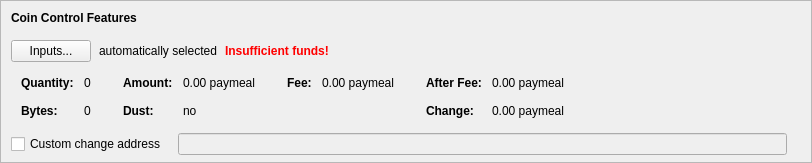
    <widget class="QFrame" name="frameCoinControl">
     <property name="sizePolicy">
      <sizepolicy hsizetype="Expanding" vsizetype="Expanding">
       <horstretch>0</horstretch>
       <verstretch>0</verstretch>
      </sizepolicy>
     </property>
     <property name="maximumSize">
      <size>
       <width>16777215</width>
       <height>16777215</height>
      </size>
     </property>
     <property name="frameShape">
      <enum>QFrame::StyledPanel</enum>
     </property>
     <property name="frameShadow">
      <enum>QFrame::Sunken</enum>
     </property>
     <layout class="QVBoxLayout" name="verticalLayoutCoinControl2">
      <property name="spacing">
       <number>0</number>
      </property>
      <property name="leftMargin">
       <number>0</number>
      </property>
      <property name="topMargin">
       <number>0</number>
      </property>
      <property name="rightMargin">
       <number>0</number>
      </property>
      <property name="bottomMargin">
       <number>6</number>
      </property>
      <item>
       <layout class="QVBoxLayout" name="verticalLayoutCoinControl" stretch="0,0,0,0,1">
        <property name="spacing">
         <number>0</number>
        </property>
        <property name="leftMargin">
         <number>10</number>
        </property>
        <property name="topMargin">
         <number>10</number>
        </property>
        <item>
         <layout class="QHBoxLayout" name="horizontalLayoutCoinControl1">
          <property name="bottomMargin">
           <number>15</number>
          </property>
          <item>
           <widget class="QLabel" name="labelCoinControlFeatures">
            <property name="sizePolicy">
             <sizepolicy hsizetype="Preferred" vsizetype="Maximum">
              <horstretch>0</horstretch>
              <verstretch>0</verstretch>
             </sizepolicy>
            </property>
            <property name="font">
             <font>
              <weight>75</weight>
              <bold>true</bold>
             </font>
            </property>
            <property name="styleSheet">
             <string notr="true">font-weight:bold;</string>
            </property>
            <property name="text">
             <string>Coin Control Features</string>
            </property>
           </widget>
          </item>
         </layout>
        </item>
        <item>
         <layout class="QHBoxLayout" name="horizontalLayoutCoinControl2" stretch="0,0,0,0">
          <property name="spacing">
           <number>8</number>
          </property>
          <property name="bottomMargin">
           <number>10</number>
          </property>
          <item>
           <widget class="QPushButton" name="pushButtonCoinControl">
            <property name="styleSheet">
             <string notr="true"/>
            </property>
            <property name="text">
             <string>Inputs...</string>
            </property>
            <property name="autoDefault">
             <bool>false</bool>
            </property>
           </widget>
          </item>
          <item>
           <widget class="QLabel" name="labelCoinControlAutomaticallySelected">
            <property name="text">
             <string>automatically selected</string>
            </property>
            <property name="margin">
             <number>5</number>
            </property>
           </widget>
          </item>
          <item>
           <widget class="QLabel" name="labelCoinControlInsuffFunds">
            <property name="font">
             <font>
              <weight>75</weight>
              <bold>true</bold>
             </font>
            </property>
            <property name="styleSheet">
             <string notr="true">color:red;font-weight:bold;</string>
            </property>
            <property name="text">
             <string>Insufficient funds!</string>
            </property>
            <property name="margin">
             <number>5</number>
            </property>
           </widget>
          </item>
          <item>
           <spacer name="horizontalSpacerCoinControl">
            <property name="orientation">
             <enum>Qt::Horizontal</enum>
            </property>
            <property name="sizeHint" stdset="0">
             <size>
              <width>40</width>
              <height>1</height>
             </size>
            </property>
           </spacer>
          </item>
         </layout>
        </item>
        <item>
         <widget class="QWidget" name="widgetCoinControl" native="true">
          <property name="sizePolicy">
           <sizepolicy hsizetype="Preferred" vsizetype="Preferred">
            <horstretch>0</horstretch>
            <verstretch>0</verstretch>
           </sizepolicy>
          </property>
          <property name="minimumSize">
           <size>
            <width>0</width>
            <height>0</height>
           </size>
          </property>
          <property name="styleSheet">
           <string notr="true"/>
          </property>
          <layout class="QHBoxLayout" name="horizontalLayoutCoinControl5">
           <property name="leftMargin">
            <number>0</number>
           </property>
           <property name="topMargin">
            <number>0</number>
           </property>
           <property name="rightMargin">
            <number>0</number>
           </property>
           <property name="bottomMargin">
            <number>0</number>
           </property>
           <item>
            <layout class="QHBoxLayout" name="horizontalLayoutCoinControl3" stretch="0,0,0,1">
             <property name="spacing">
              <number>20</number>
             </property>
             <property name="topMargin">
              <number>0</number>
             </property>
             <property name="bottomMargin">
              <number>10</number>
             </property>
             <item>
              <layout class="QFormLayout" name="formLayoutCoinControl1">
               <property name="horizontalSpacing">
                <number>10</number>
               </property>
               <property name="verticalSpacing">
                <number>14</number>
               </property>
               <property name="leftMargin">
                <number>10</number>
               </property>
               <property name="topMargin">
                <number>4</number>
               </property>
               <property name="rightMargin">
                <number>6</number>
               </property>
               <item row="0" column="0">
                <widget class="QLabel" name="labelCoinControlQuantityText">
                 <property name="font">
                  <font>
                   <weight>75</weight>
                   <bold>true</bold>
                  </font>
                 </property>
                 <property name="text">
                  <string>Quantity:</string>
                 </property>
                 <property name="margin">
                  <number>0</number>
                 </property>
                </widget>
               </item>
               <item row="0" column="1">
                <widget class="QLabel" name="labelCoinControlQuantity">
                 <property name="cursor">
                  <cursorShape>IBeamCursor</cursorShape>
                 </property>
                 <property name="contextMenuPolicy">
                  <enum>Qt::ActionsContextMenu</enum>
                 </property>
                 <property name="text">
                  <string notr="true">0</string>
                 </property>
                 <property name="margin">
                  <number>0</number>
                 </property>
                 <property name="textInteractionFlags">
                  <set>Qt::LinksAccessibleByMouse|Qt::TextSelectableByKeyboard|Qt::TextSelectableByMouse</set>
                 </property>
                </widget>
               </item>
               <item row="1" column="0">
                <widget class="QLabel" name="labelCoinControlBytesText">
                 <property name="font">
                  <font>
                   <weight>75</weight>
                   <bold>true</bold>
                  </font>
                 </property>
                 <property name="text">
                  <string>Bytes:</string>
                 </property>
                </widget>
               </item>
               <item row="1" column="1">
                <widget class="QLabel" name="labelCoinControlBytes">
                 <property name="cursor">
                  <cursorShape>IBeamCursor</cursorShape>
                 </property>
                 <property name="contextMenuPolicy">
                  <enum>Qt::ActionsContextMenu</enum>
                 </property>
                 <property name="text">
                  <string notr="true">0</string>
                 </property>
                 <property name="textInteractionFlags">
                  <set>Qt::LinksAccessibleByMouse|Qt::TextSelectableByKeyboard|Qt::TextSelectableByMouse</set>
                 </property>
                </widget>
               </item>
              </layout>
             </item>
             <item>
              <layout class="QFormLayout" name="formLayoutCoinControl2">
               <property name="horizontalSpacing">
                <number>10</number>
               </property>
               <property name="verticalSpacing">
                <number>14</number>
               </property>
               <property name="leftMargin">
                <number>6</number>
               </property>
               <property name="topMargin">
                <number>4</number>
               </property>
               <property name="rightMargin">
                <number>6</number>
               </property>
               <item row="0" column="0">
                <widget class="QLabel" name="labelCoinControlAmountText">
                 <property name="font">
                  <font>
                   <weight>75</weight>
                   <bold>true</bold>
                  </font>
                 </property>
                 <property name="text">
                  <string>Amount:</string>
                 </property>
                 <property name="margin">
                  <number>0</number>
                 </property>
                </widget>
               </item>
               <item row="0" column="1">
                <widget class="QLabel" name="labelCoinControlAmount">
                 <property name="cursor">
                  <cursorShape>IBeamCursor</cursorShape>
                 </property>
                 <property name="contextMenuPolicy">
                  <enum>Qt::ActionsContextMenu</enum>
                 </property>
                 <property name="text">
                  <string notr="true">0.00 paymeal</string>
                 </property>
                 <property name="textInteractionFlags">
                  <set>Qt::LinksAccessibleByMouse|Qt::TextSelectableByKeyboard|Qt::TextSelectableByMouse</set>
                 </property>
                </widget>
               </item>
               <item row="1" column="0">
                <widget class="QLabel" name="labelCoinControlLowOutputText">
                 <property name="font">
                  <font>
                   <weight>75</weight>
                   <bold>true</bold>
                  </font>
                 </property>
                 <property name="text">
                  <string>Dust:</string>
                 </property>
                </widget>
               </item>
               <item row="1" column="1">
                <widget class="QLabel" name="labelCoinControlLowOutput">
                 <property name="cursor">
                  <cursorShape>IBeamCursor</cursorShape>
                 </property>
                 <property name="contextMenuPolicy">
                  <enum>Qt::ActionsContextMenu</enum>
                 </property>
                 <property name="text">
                  <string notr="true">no</string>
                 </property>
                 <property name="textInteractionFlags">
                  <set>Qt::LinksAccessibleByMouse|Qt::TextSelectableByKeyboard|Qt::TextSelectableByMouse</set>
                 </property>
                </widget>
               </item>
              </layout>
             </item>
             <item>
              <layout class="QFormLayout" name="formLayoutCoinControl3">
               <property name="horizontalSpacing">
                <number>10</number>
               </property>
               <property name="verticalSpacing">
                <number>14</number>
               </property>
               <property name="leftMargin">
                <number>6</number>
               </property>
               <property name="topMargin">
                <number>4</number>
               </property>
               <property name="rightMargin">
                <number>6</number>
               </property>
               <item row="0" column="0">
                <widget class="QLabel" name="labelCoinControlFeeText">
                 <property name="font">
                  <font>
                   <weight>75</weight>
                   <bold>true</bold>
                  </font>
                 </property>
                 <property name="text">
                  <string>Fee:</string>
                 </property>
                 <property name="margin">
                  <number>0</number>
                 </property>
                </widget>
               </item>
               <item row="0" column="1">
                <widget class="QLabel" name="labelCoinControlFee">
                 <property name="cursor">
                  <cursorShape>IBeamCursor</cursorShape>
                 </property>
                 <property name="contextMenuPolicy">
                  <enum>Qt::ActionsContextMenu</enum>
                 </property>
                 <property name="text">
                  <string notr="true">0.00 paymeal</string>
                 </property>
                 <property name="textInteractionFlags">
                  <set>Qt::LinksAccessibleByMouse|Qt::TextSelectableByKeyboard|Qt::TextSelectableByMouse</set>
                 </property>
                </widget>
               </item>
              </layout>
             </item>
             <item>
              <layout class="QFormLayout" name="formLayoutCoinControl4">
               <property name="horizontalSpacing">
                <number>10</number>
               </property>
               <property name="verticalSpacing">
                <number>14</number>
               </property>
               <property name="leftMargin">
                <number>6</number>
               </property>
               <property name="topMargin">
                <number>4</number>
               </property>
               <property name="rightMargin">
                <number>6</number>
               </property>
               <item row="0" column="0">
                <widget class="QLabel" name="labelCoinControlAfterFeeText">
                 <property name="font">
                  <font>
                   <weight>75</weight>
                   <bold>true</bold>
                  </font>
                 </property>
                 <property name="text">
                  <string>After Fee:</string>
                 </property>
                 <property name="margin">
                  <number>0</number>
                 </property>
                </widget>
               </item>
               <item row="0" column="1">
                <widget class="QLabel" name="labelCoinControlAfterFee">
                 <property name="cursor">
                  <cursorShape>IBeamCursor</cursorShape>
                 </property>
                 <property name="contextMenuPolicy">
                  <enum>Qt::ActionsContextMenu</enum>
                 </property>
                 <property name="text">
                  <string notr="true">0.00 paymeal</string>
                 </property>
                 <property name="textInteractionFlags">
                  <set>Qt::LinksAccessibleByMouse|Qt::TextSelectableByKeyboard|Qt::TextSelectableByMouse</set>
                 </property>
                </widget>
               </item>
               <item row="1" column="0">
                <widget class="QLabel" name="labelCoinControlChangeText">
                 <property name="font">
                  <font>
                   <weight>75</weight>
                   <bold>true</bold>
                  </font>
                 </property>
                 <property name="text">
                  <string>Change:</string>
                 </property>
                </widget>
               </item>
               <item row="1" column="1">
                <widget class="QLabel" name="labelCoinControlChange">
                 <property name="cursor">
                  <cursorShape>IBeamCursor</cursorShape>
                 </property>
                 <property name="contextMenuPolicy">
                  <enum>Qt::ActionsContextMenu</enum>
                 </property>
                 <property name="text">
                  <string notr="true">0.00 paymeal</string>
                 </property>
                 <property name="textInteractionFlags">
                  <set>Qt::LinksAccessibleByMouse|Qt::TextSelectableByKeyboard|Qt::TextSelectableByMouse</set>
                 </property>
                </widget>
               </item>
              </layout>
             </item>
            </layout>
           </item>
          </layout>
         </widget>
        </item>
        <item>
         <layout class="QHBoxLayout" name="horizontalLayoutCoinControl4" stretch="0,0,0">
          <property name="spacing">
           <number>12</number>
          </property>
          <property name="sizeConstraint">
           <enum>QLayout::SetDefaultConstraint</enum>
          </property>
          <property name="topMargin">
           <number>5</number>
          </property>
          <property name="rightMargin">
           <number>5</number>
          </property>
          <item>
           <widget class="QCheckBox" name="checkBoxCoinControlChange">
            <property name="toolTip">
             <string>If this is activated, but the change address is empty or invalid, change will be sent to a newly generated address.</string>
            </property>
            <property name="text">
             <string>Custom change address</string>
            </property>
           </widget>
          </item>
          <item>
           <widget class="QValidatedLineEdit" name="lineEditCoinControlChange">
            <property name="enabled">
             <bool>false</bool>
            </property>
            <property name="sizePolicy">
             <sizepolicy hsizetype="Expanding" vsizetype="Fixed">
              <horstretch>0</horstretch>
              <verstretch>0</verstretch>
             </sizepolicy>
            </property>
           </widget>
          </item>
          <item>
           <widget class="QLabel" name="labelCoinControlChangeLabel">
            <property name="sizePolicy">
             <sizepolicy hsizetype="Preferred" vsizetype="Expanding">
              <horstretch>0</horstretch>
              <verstretch>0</verstretch>
             </sizepolicy>
            </property>
            <property name="minimumSize">
             <size>
              <width>0</width>
              <height>0</height>
             </size>
            </property>
            <property name="text">
             <string/>
            </property>
            <property name="margin">
             <number>3</number>
            </property>
           </widget>
          </item>
         </layout>
        </item>
        <item>
         <spacer name="verticalSpacerCoinControl">
          <property name="orientation">
           <enum>Qt::Vertical</enum>
          </property>
          <property name="sizeHint" stdset="0">
           <size>
            <width>800</width>
            <height>1</height>
           </size>
          </property>
         </spacer>
        </item>
       </layout>
      </item>
     </layout>
    </widget>
